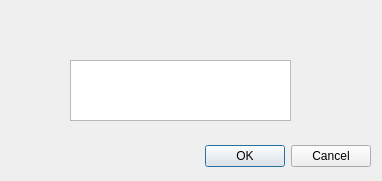
<?xml version="1.0" encoding="UTF-8"?>
<ui version="4.0">
 <class>EditDialog</class>
 <widget class="QDialog" name="EditDialog">
  <property name="geometry">
   <rect>
    <x>0</x>
    <y>0</y>
    <width>382</width>
    <height>181</height>
   </rect>
  </property>
  <property name="windowTitle">
   <string>Edit</string>
  </property>
  <widget class="QDialogButtonBox" name="buttonBox">
   <property name="geometry">
    <rect>
     <x>30</x>
     <y>140</y>
     <width>341</width>
     <height>32</height>
    </rect>
   </property>
   <property name="orientation">
    <enum>Qt::Orientation::Horizontal</enum>
   </property>
   <property name="standardButtons">
    <set>QDialogButtonBox::StandardButton::Cancel|QDialogButtonBox::StandardButton::Ok</set>
   </property>
  </widget>
  <widget class="QTextEdit" name="textEdit">
   <property name="geometry">
    <rect>
     <x>70</x>
     <y>60</y>
     <width>221</width>
     <height>61</height>
    </rect>
   </property>
  </widget>
 </widget>
 <resources/>
 <connections>
  <connection>
   <sender>buttonBox</sender>
   <signal>accepted()</signal>
   <receiver>EditDialog</receiver>
   <slot>accept()</slot>
   <hints>
    <hint type="sourcelabel">
     <x>248</x>
     <y>254</y>
    </hint>
    <hint type="destinationlabel">
     <x>157</x>
     <y>274</y>
    </hint>
   </hints>
  </connection>
  <connection>
   <sender>buttonBox</sender>
   <signal>rejected()</signal>
   <receiver>EditDialog</receiver>
   <slot>reject()</slot>
   <hints>
    <hint type="sourcelabel">
     <x>316</x>
     <y>260</y>
    </hint>
    <hint type="destinationlabel">
     <x>286</x>
     <y>274</y>
    </hint>
   </hints>
  </connection>
 </connections>
</ui>
